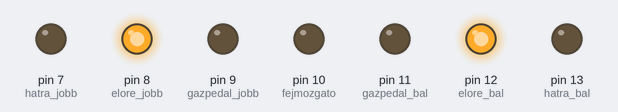
Simulated run of this sketch. Board: Arduino Uno, built with avr-gcc and run on an emulated ATmega328P. Parts: output pins drawn as LEDs (lit = HIGH).

Above: at 0.05 s.
At 0.55 s:
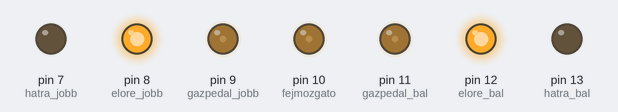
At 0.95 s:
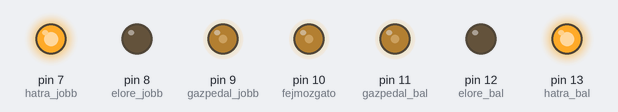
At 1.85 s:
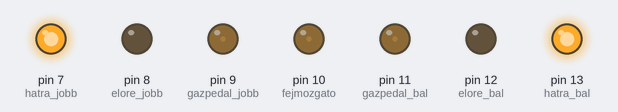
Timing chart, 0 to 4.6 s (numbered marks = the images above):
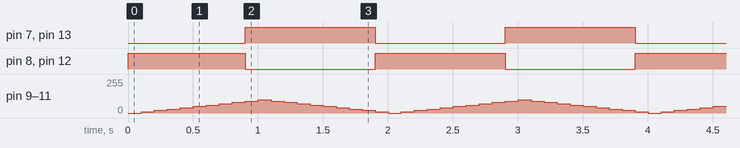

The sketch:

sketch_apr09a.ino
```cpp
//basic deifinitions

int hatra_jobb=7;
int elore_jobb=8;
int gazpedal_jobb=9;
int fejmozgato=10;
int gazpedal_bal=11;
int elore_bal=12;
int hatra_bal=13;

int gazpedal=0;
int gazpedal_min=0;
int gazpedal_lepes=10;
int gazpedal_max=100;
int kesleltetes_lepesek_kozott=100;

void setup() {
  // put your setup code here, to run once:
  // blinking the internal led is a MUST :)
  pinMode(LED_BUILTIN, OUTPUT);
  // output that drives the pwm_engine
  pinMode(hatra_jobb, OUTPUT);
  pinMode(elore_jobb, OUTPUT);
  pinMode(gazpedal_jobb, OUTPUT);
  pinMode(fejmozgato, OUTPUT);
  pinMode(gazpedal_bal, OUTPUT);
  pinMode(elore_bal, OUTPUT);
  pinMode(hatra_bal, OUTPUT);
  //Serial.begin(9600);
}

void loop() {
  // put your main code here, to run repeatedly:
  analogWrite(gazpedal_jobb, gazpedal);
  analogWrite(fejmozgato, gazpedal);
  analogWrite(gazpedal_bal, gazpedal);
  gazpedal+=gazpedal_lepes;
  if(gazpedal<=gazpedal_min || gazpedal>=gazpedal_max)gazpedal_lepes=-gazpedal_lepes;
  if(gazpedal_lepes>0){
    digitalWrite(LED_BUILTIN, HIGH);
    digitalWrite(elore_jobb, HIGH);
    digitalWrite(hatra_jobb, LOW);
    digitalWrite(elore_bal, HIGH);
    digitalWrite(hatra_bal, LOW);
  }
  else {
    digitalWrite(LED_BUILTIN, LOW);
    digitalWrite(elore_jobb, LOW);
    digitalWrite(hatra_jobb, HIGH);
    digitalWrite(elore_bal, LOW);
    digitalWrite(hatra_bal, HIGH);
  }
  delay(kesleltetes_lepesek_kozott);
  //Serial.println("serialtst");
}
```

Measured:
- by itself, pin 7 (hatra_jobb), pin 8 (elore_jobb), pin 12 (elore_bal), pin 13 (hatra_bal): alternates HIGH for 1.0 s and LOW for 1.0 s
